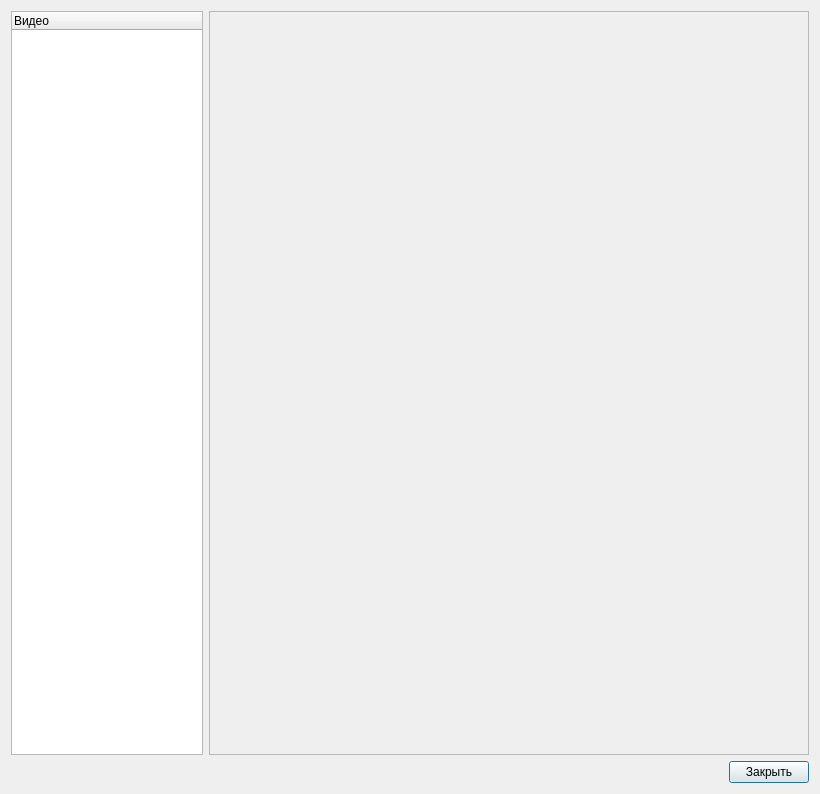
<?xml version="1.0" encoding="UTF-8"?>
<ui version="4.0">
 <class>videoPlayer</class>
 <widget class="QDialog" name="videoPlayer">
  <property name="geometry">
   <rect>
    <x>0</x>
    <y>0</y>
    <width>820</width>
    <height>794</height>
   </rect>
  </property>
  <property name="minimumSize">
   <size>
    <width>820</width>
    <height>0</height>
   </size>
  </property>
  <property name="maximumSize">
   <size>
    <width>850</width>
    <height>16777215</height>
   </size>
  </property>
  <property name="windowTitle">
   <string>Dialog</string>
  </property>
  <layout class="QVBoxLayout" name="verticalLayout">
   <item>
    <layout class="QHBoxLayout" name="horizontalLayout">
     <item>
      <widget class="QTreeWidget" name="playlistVideo">
       <property name="maximumSize">
        <size>
         <width>200</width>
         <height>16777215</height>
        </size>
       </property>
       <column>
        <property name="text">
         <string>Видео</string>
        </property>
       </column>
      </widget>
     </item>
     <item>
      <widget class="QScrollArea" name="scrollAreaVideo">
       <property name="minimumSize">
        <size>
         <width>600</width>
         <height>0</height>
        </size>
       </property>
       <property name="maximumSize">
        <size>
         <width>400</width>
         <height>16777215</height>
        </size>
       </property>
       <property name="widgetResizable">
        <bool>true</bool>
       </property>
       <widget class="QWidget" name="scrollAreaWidgetContents">
        <property name="geometry">
         <rect>
          <x>0</x>
          <y>0</y>
          <width>598</width>
          <height>740</height>
         </rect>
        </property>
       </widget>
      </widget>
     </item>
    </layout>
   </item>
   <item>
    <layout class="QHBoxLayout" name="horizontalLayout_2">
     <item>
      <spacer name="horizontalSpacer">
       <property name="orientation">
        <enum>Qt::Orientation::Horizontal</enum>
       </property>
       <property name="sizeHint" stdset="0">
        <size>
         <width>40</width>
         <height>20</height>
        </size>
       </property>
      </spacer>
     </item>
     <item>
      <widget class="QPushButton" name="closeVideoPlayer">
       <property name="text">
        <string>Закрыть</string>
       </property>
      </widget>
     </item>
    </layout>
   </item>
  </layout>
 </widget>
 <resources/>
 <connections/>
</ui>
